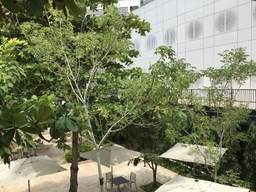
#> input picture semana11/images/utb.png, 256 x 192 px, shrunk from 640 x 480 before the run, found by its file name
$ jupyter execute --allow-errors computer_vision_exam_2.ipynb
#> lines starting #> are read from the running program, lines starting #| are printed output that depends on the picture
# Computer vision Exam #2

Fernando Quintero
Universidad Tecnológica de Bolívar

This is the second exam of the computer vision course in Universidad Tecnológica de Bolívar. The exam consists of two exercises:

- Connected components and morphological operations
- Filters in Fourier spectrum

Each exercise is weighted equally, with 2.5 points assigned to each, contributing to a total of 5 points for this part of the exam. Please ensure that you carefully read and address all questions.

Good luck!

[cell 1]
# Please fill in these lines with your student information
# Name:
# Code: T000XXXXX

### Import libraries

[cell 2]
import numpy as np
import cv2
from google.colab.patches import cv2_imshow # for image display
from skimage import io
from PIL import Image
import matplotlib.pylab as plt
import urllib.request

## Exercise 1 (connected components and morphological operations)

Upload a picture of rice grains

[cell 3]
IMAGE_URL = 'https://raw.githubusercontent.com/fquinterov/computer_vision_course/main/resources/images/rice.png'

urllib.request.urlretrieve(IMAGE_URL, 'rice.png')
#> (this line was passed over: the network is not available in this run)

rice = cv2.imread('rice.png')

#> (the rest of this cell did not finish here and is left out)

**TODO: Count how many grains of rice are in the image.** OBVIOUSLY USING REGION LABELS 😀

#> (a cell that did not finish here is left out)

## Exercise 2 (filters with Fourier transform)

Upload a picture of the university

[cell 5]
IMAGE_URL = 'https://github.com/agmarrugo/computer-vision-utb/raw/main/data/utb-alcatraz.jpg'

urllib.request.urlretrieve(IMAGE_URL, 'utb.png')
#> (this line was passed over: the network is not available in this run)

utb = cv2.imread('utb.png')
#> utb is the input picture: shape (192, 256, 3); mean B, G, R 102.7, 131.7, 126.7

img_utb = cv2.cvtColor(utb, cv2.COLOR_BGR2GRAY)
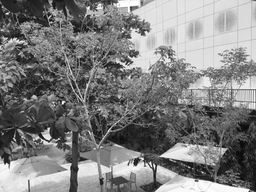
#> img_utb: shape (192, 256); min 4, max 255, mean 126.9
plt.imshow(img_utb, cmap = 'gray')
plt.show()

**TODO: Compute the Fourier spectrum of the previously loaded image. (hint: use the functions `np.fft.fft2` and `np.fft.fftshift`)**

[cell 6]
# YOUR CODE GOES HERE
#
#
#
#

The following functions allow us to produce a High-pass and Low-pass filter.

[cell 7]
def distance(point1,point2):
    return np.sqrt((point1[0]-point2[0])**2 + (point1[1]-point2[1])**2)

def gaussianLP(D0,imgShape):
#> called with D0 = 50, imgShape = (192, 256)
    base = np.zeros(imgShape[:2])
    rows, cols = imgShape[:2]
    center = (rows/2,cols/2)
    for x in range(cols):
        for y in range(rows):
            base[y,x] = np.exp(((-distance((y,x),center)**2)/(2*(D0**2))))
    return base

def gaussianHP(D0,imgShape):
#> called with D0 = 50, imgShape = (192, 256)
    base = np.zeros(imgShape[:2])
    rows, cols = imgShape[:2]
    center = (rows/2,cols/2)
    for x in range(cols):
        for y in range(rows):
            base[y,x] = 1 - np.exp(((-distance((y,x),center)**2)/(2*(D0**2))))
    return base

Next, we show the Gaussian low pass filter and a Highpass filter.

[cell 8]
plt.figure(figsize=(6.4*5, 4.8*5), constrained_layout=False)

LowPass = gaussianLP(50,img_utb.shape)
plt.subplot(131), plt.imshow(LowPass, "gray"), plt.title("Gaussian Low Pass Filter")

HighPass = gaussianHP(50,img_utb.shape)
plt.subplot(132), plt.imshow(HighPass, "gray"), plt.title("Gaussian High Pass Filter")

plt.show()
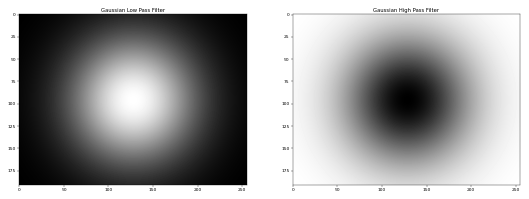
#> figure drawn by matplotlib, 2 panels
